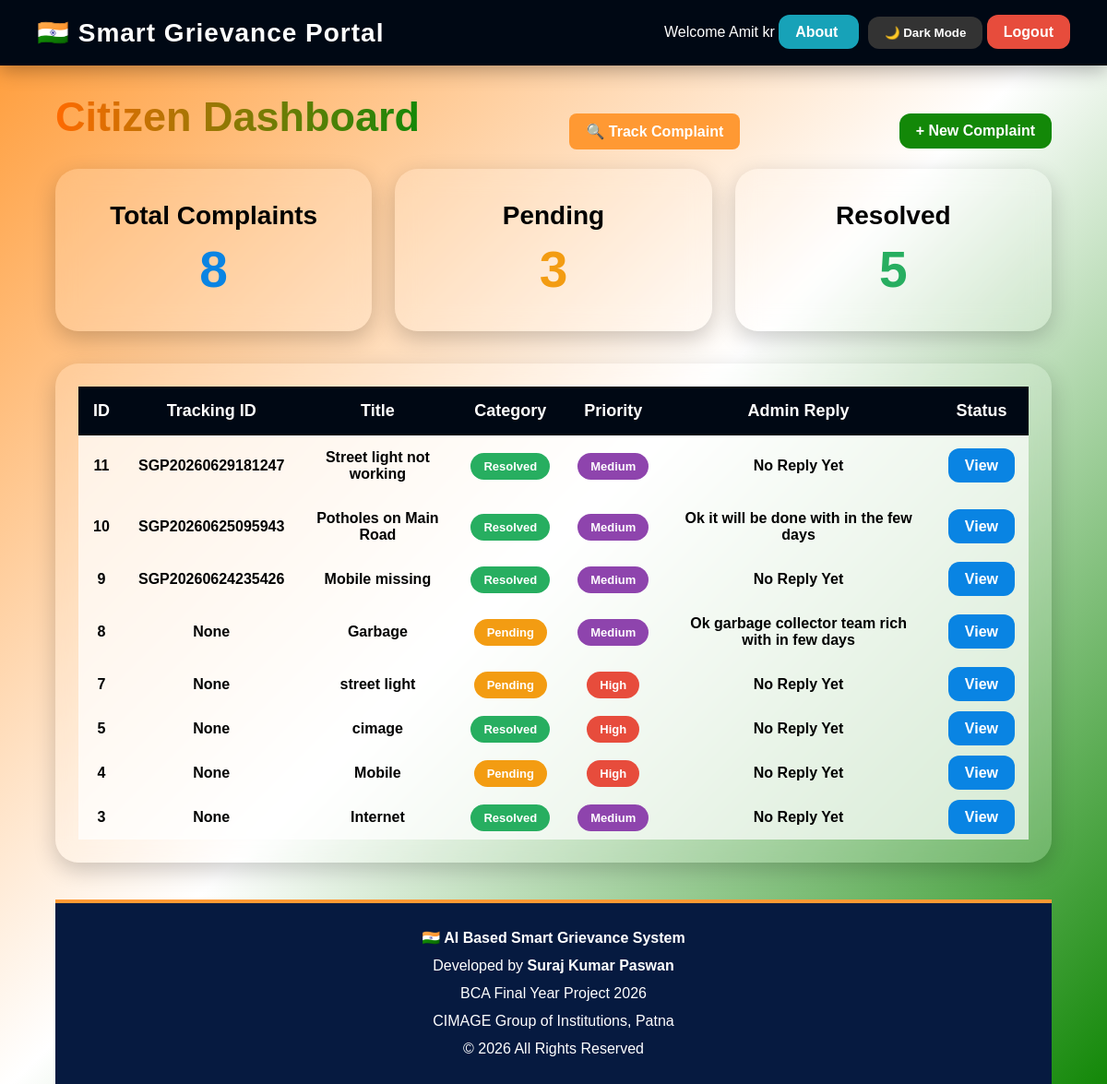
Page /user_dashboard (signed in) on the committed database.
### tables this page shows
CREATE TABLE complaints (
            id INTEGER PRIMARY KEY AUTOINCREMENT,
            user_name TEXT NOT NULL,
            title TEXT NOT NULL,
            description TEXT NOT NULL,
            category TEXT NOT NULL,
            priority TEXT DEFAULT 'Medium',
            status TEXT DEFAULT 'Pending',
            ai_score INTEGER DEFAULT 0,
            created_at TEXT DEFAULT CURRENT_TIMESTAMP
        , location TEXT, evidence TEXT, reply TEXT, tracking_id TEXT);

### app.py (the view)
@app.route("/user_dashboard")
def user_dashboard():
    if "user" not in session or session["role"] != "user":
        return redirect(url_for("login"))
    with get_db_connection() as conn:
        complaints = conn.execute("""
        SELECT * FROM complaints
        WHERE user_name=?
        ORDER BY created_at DESC
        """, (
            session["user"],
        )).fetchall()
    return render_template(
        "user_dashboard.html",
        complaints=complaints
    )

### app.py (called while the page is built)
def get_db_connection():
    conn = sqlite3.connect(DATABASE)
    conn.row_factory = sqlite3.Row
    return conn

### templates/user_dashboard.html (shortened to what this page needs)
<!DOCTYPE html>
<html lang="en">
<head>
</head>
<body>
<img src="{{ url_for('static', filename='ashoka.png') }}" class="chakra">
<div class="navbar">
<div class="logo">
🇮🇳 Smart Grievance Portal
</div>
<div>
Welcome {{ session['user'] }}
<a href="{{ url_for('about') }}"
class="btn"
style="background:#17a2b8; margin-right:10px;">
About
</a>
<button id="darkModeBtn" class="btn" style="background:#333;">
🌙 Dark Mode
</button>
<a href="{{ url_for('logout') }}" class="btn logout">
Logout
</a>
</div>
</div>
<div class="container">
<div class="top-section">
<div class="heading">
Citizen Dashboard
</div>
<a href="{{ url_for('track_complaint') }}"
class="track-btn">
🔍 Track Complaint
</a>
<a href="{{ url_for('new_complaint') }}" class="btn new">
+ New Complaint
</a>
</div>
<div class="cards">
<div class="card">
<h2>Total Complaints</h2>
<h1 style="color:#0984e3;">
{{ complaints|length }}
</h1>
</div>
<div class="card">
<h2>Pending</h2>
<h1 style="color:#f39c12;">
{{ complaints|selectattr("status","equalto","Pending")|list|length }}
</h1>
</div>
<div class="card">
<h2>Resolved</h2>
<h1 style="color:#27ae60;">
{{ complaints|selectattr("status","equalto","Resolved")|list|length }}
</h1>
</div>
</div>
<div class="table-box">
<div style="overflow-x:auto;">
<table>
<tr>
<th>ID</th>
<th>Tracking ID</th>
<th>Title</th>
<th>Category</th>
<th>Priority</th>
<th>Admin Reply</th>
<th>Status</th>
</tr>
{% for c in complaints %}
<tr>
<td>{{ c.id }}</td>
<td>{{ c.tracking_id }}</td>
<td>{{ c.title }}</td>
<td>
{% if c.status == "Pending" %}
<span class="badge pending">Pending</span>
{% else %}
<span class="badge resolved">Resolved</span>
{% endif %}
</td>
<td>
{% if c.priority == "Low" %}
<span class="badge low">Low</span>
{% elif c.priority == "Medium" %}
<span class="badge medium">Medium</span>
{% else %}
<span class="badge high">High</span>
{% endif %}
</td>
<td>
{{ c.reply if c.reply else "No Reply Yet" }}
</td>
<td>
<a href="{{ url_for('view_complaint', id=c.id) }}"
class="btn"
style="background:#0984e3;">
View
</a>
</td>
</tr>
{% endfor %}
</table>
</div>
</div>
<footer>
<p><strong>🇮🇳 AI Based Smart Grievance System</strong></p>
<p>Developed by <strong>Suraj Kumar Paswan</strong></p>
<p>BCA Final Year Project 2026</p>
<p>CIMAGE Group of Institutions, Patna</p>
<p>© 2026 All Rights Reserved</p>
</footer>
</body>
</html>

### templates/user_dashboard.html (style rules this page uses)
.top-section { display:flex; justify-content:space-between; align-items:center; flex-wrap:wrap; gap:15px; }
.track-btn { background:#ff9933; color:white; padding:10px 18px; border-radius:8px; text-decoration:none; font-weight:bold; margin-right:10px; display:inline-block; transition:0.3s; }
* { margin:0; padding:0; box-sizing:border-box; font-family:Arial; }
body { overflow-x:hidden; min-height:100vh; background:linear-gradient( 135deg, #ff9933, white, #138808 ); }
.chakra { position:fixed; top:50%; left:50%; transform:translate(-50%,-50%); width:700px; opacity:0.08; animation:spin 35s linear infinite; z-index:-1; }
.navbar { width:100%; background:#000814; color:white; padding:18px 40px; display:flex; justify-content:space-between; align-items:center; box-shadow:0 5px 20px rgba(0,0,0,0.3); }
.logo { font-size:28px; font-weight:bold; letter-spacing:1px; }
.btn { padding:10px 18px; border:none; border-radius:12px; text-decoration:none; color:white; font-weight:bold; transition:0.4s; }
.logout { background:#e74c3c; }
.new { background:#138808; }
.container { width:90%; margin:auto; padding-top:30px; }
.heading { font-size:45px; font-weight:bold; margin-bottom:30px; background:linear-gradient(to right,#ff6a00,#138808); -webkit-background-clip:text; -webkit-text-fill-color:transparent; animation:glow 2s infinite alternate; }
.cards { display:flex; gap:25px; margin-bottom:35px; }
.card { flex:1; padding:35px; border-radius:25px; text-align:center; background:rgba(255,255,255,0.18); backdrop-filter:blur(12px); box-shadow:0 8px 25px rgba(0,0,0,0.2); transition:0.5s; }
.card h2 { font-size:28px; margin-bottom:10px; }
.card h1 { font-size:55px; }
.table-box { background:rgba(255,255,255,0.18); backdrop-filter:blur(12px); padding:25px; border-radius:25px; box-shadow:0 8px 25px rgba(0,0,0,0.2); }
table { width:100%; border-collapse:collapse; overflow:hidden; }
th { background:#000814; color:white; padding:16px; font-size:18px; }
td { padding:15px; text-align:center; background:rgba(255,255,255,0.7); font-weight:bold; }
.badge { padding:7px 14px; border-radius:20px; color:white; font-size:13px; font-weight:bold; }
.pending { background:#f39c12; }
.resolved { background:#27ae60; }
.medium { background:#8e44ad; }
.high { background:#e74c3c; }
footer { width:100%; background:#061a40; color:white; text-align:center; padding:20px; margin-top:40px; border-top:4px solid #ff9933; box-sizing:border-box; }
footer p { margin:6px 0; font-size:16px; line-height:1.5; }

### rows in the picture
complaints: id "11", tracking_id "SGP20260629181247", title "Street light not working", status "Resolved", priority "Medium", reply "No Reply Yet"
complaints: id "10", tracking_id "SGP20260625095943", title "Potholes on Main Road", status "Resolved", priority "Medium", reply "Ok it will be done with in the few days"
complaints: id "9", tracking_id "SGP20260624235426", title "Mobile missing", status "Resolved", priority "Medium", reply "No Reply Yet"
complaints: id "8", tracking_id "None", title "Garbage", status "Pending", priority "Medium", reply "Ok garbage collector team rich with in few days"
complaints: id "7", tracking_id "None", title "street light", status "Pending", priority "High", reply "No Reply Yet"
complaints: id "5", tracking_id "None", title "cimage", status "Resolved", priority "High", reply "No Reply Yet"
complaints: id "4", tracking_id "None", title "Mobile", status "Pending", priority "High", reply "No Reply Yet"
complaints: id "3", tracking_id "None", title "Internet", status "Resolved", priority "Medium", reply "No Reply Yet"

### other values in the picture
{{ session['user'] }} "Amit kr"
{{ complaints|length }} "8"
{{ complaints|selectattr("status","equalto","Pending")|list|length }} "3"
{{ complaints|selectattr("status","equalto","Resolved")|list|length }} "5"
